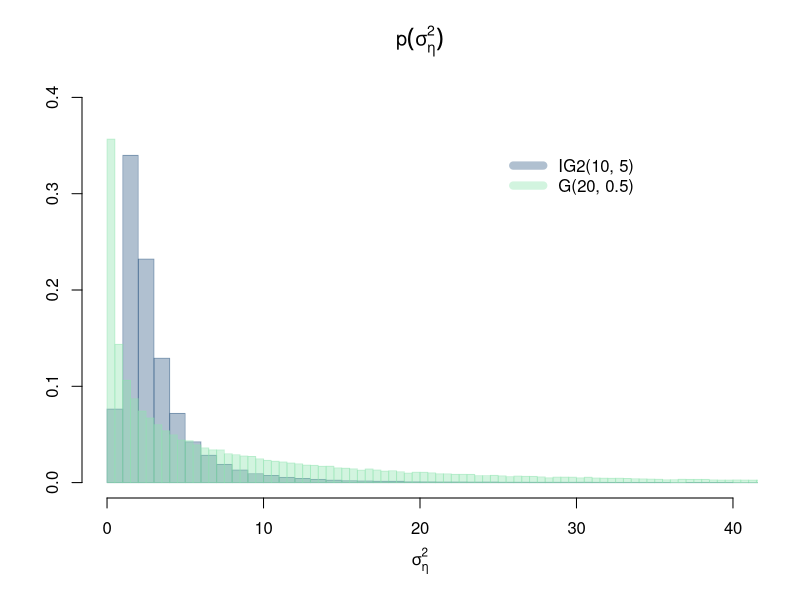

The R script that drew this image:


mcxs1  = "#05386B"
mcxs2  = "#379683"
mcxs3  = "#5CDB95"
mcxs4  = "#8EE4AF"
mcxs5  = "#EDF5E1"
purple = "#b02442"

mcxs1.rgb   = col2rgb(mcxs1)
mcxs1.shade1= rgb(mcxs1.rgb[1],mcxs1.rgb[2],mcxs1.rgb[3], alpha=80, maxColorValue=255)
mcxs2.rgb   = col2rgb(mcxs2)
mcxs2.shade1= rgb(mcxs2.rgb[1],mcxs2.rgb[2],mcxs2.rgb[3], alpha=120, maxColorValue=255)
mcxs3.rgb   = col2rgb(mcxs3)
mcxs3.shade1= rgb(mcxs3.rgb[1],mcxs3.rgb[2],mcxs3.rgb[3], alpha=120, maxColorValue=255)
mcxs4.rgb   = col2rgb(mcxs4)
mcxs4.shade1= rgb(mcxs4.rgb[1],mcxs4.rgb[2],mcxs4.rgb[3], alpha=100, maxColorValue=255)


S         = 100000
s         = 10
ig2_prior = s/rchisq(S, 5)
g_prior   = rgamma(S, 0.5, scale = 2*s)

pdf(file = "prior_sigma2eta.pdf", width = 7, height = 5)
hist(ig2_prior, breaks = 500, freq = FALSE, ylim = c(0, 0.4), xlim = c(0, 40), col = mcxs1.shade1, border = mcxs1.shade1, main = expression(p(sigma[eta]^2)), xlab = expression(sigma[eta]^2), ylab = "")
hist(g_prior, breaks = 500, freq = FALSE, add = TRUE, col = mcxs4.shade1, border = mcxs4.shade1)
legend(25, 0.35, legend = c("IG2(10, 5)", "G(20, 0.5)"), col = c(mcxs1.shade1, mcxs4.shade1), lwd = 8, bty = "n")
dev.off()
